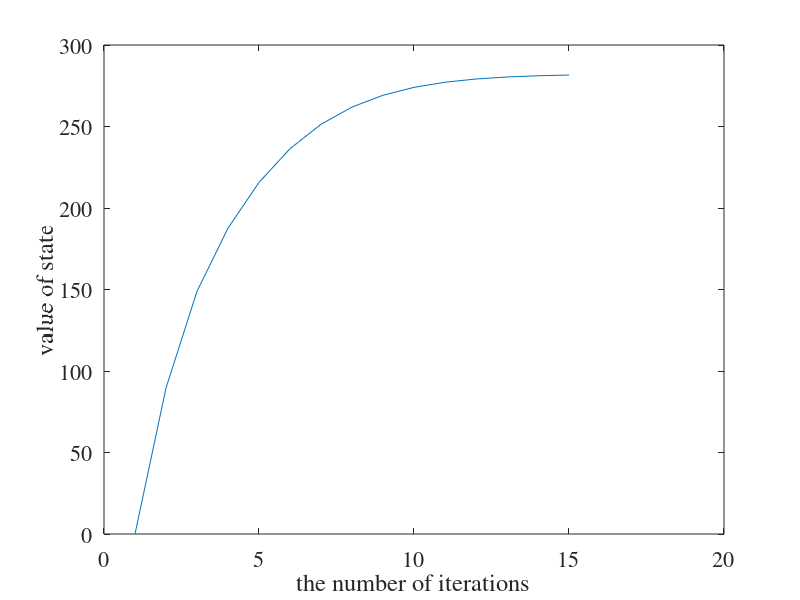
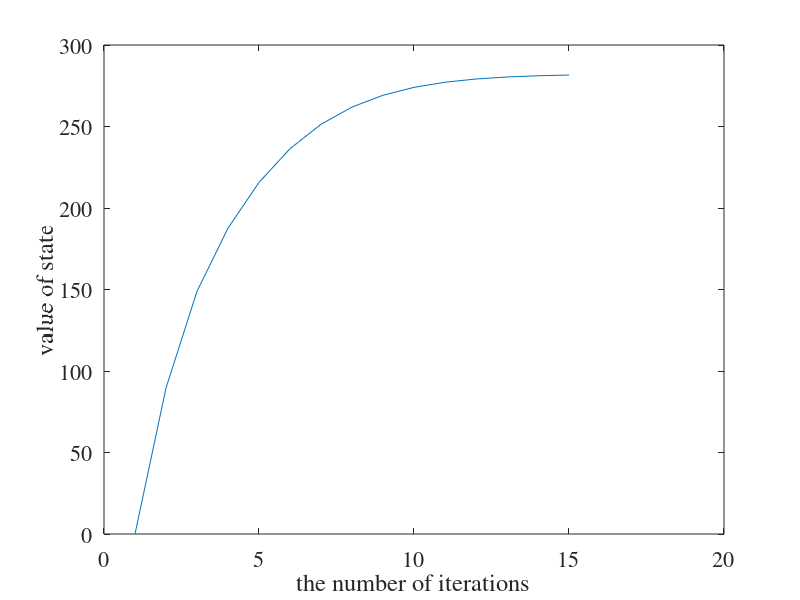
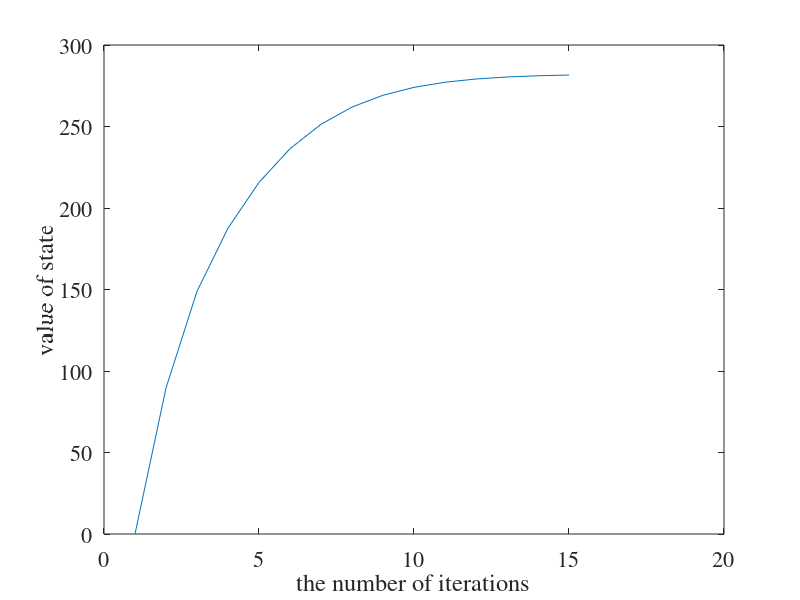
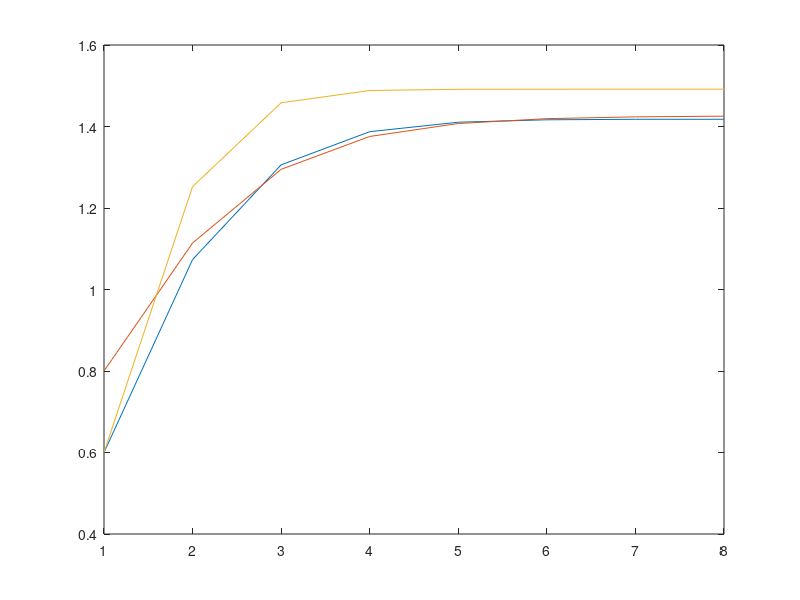

These figures' MATLAB source, in order: (Note: this script raises an error after producing the figures.)
function PlotPlot()
Resource_networking_max_unit=20;%SP全部的networking资源，这里的单位为Unit     20*100Mbps
Rescource_storage_max_unit=20;%SP全部的storage资源，这里的单位为Unit               20GB
Resource_computing_max_unit=20;%SP全部的computing资源，这里的单位为Unit    40CPU
Resource_max_unit=[Resource_networking_max_unit,Rescource_storage_max_unit,Resource_computing_max_unit];

delta_networking=1;%一个slice_request请求了1块networking资源 100Mbps
delta_storage=1;%一个slice_request分别请求了2块storage资源 1GB
delta_computing=2;%一个slice_request分别请求了1块computing资源 2CPU
%
delta_recourse=[delta_networking,delta_storage,delta_computing];
load singleData/Value_State_record.mat %figure 1
load singleData/price_record.mat %price iteration plot figure 2
load singleData/X_recourse_record.mat %X_recourse iteration plot figure 3
% size(Value_State_record)
% size(price_record)
% size(price_record)

%figure 5
load singleData/Phi
load singleData/Phi_Greedy.mat
load singleData/Phi_MMF.mat

load singleData/X_Recourse_Unit_Optimal.mat
load singleData/X_Recourse_Unit_Greedy.mat
load singleData/X_Recourse_Unit_MMF.mat

load singleData/Value_State.mat%最优值函数
load singleData/Price_Optimal.mat

load singleData/reward_optimal.mat;%价格 figure 4
load singleData/reward_Greedy.mat;
load singleData/reward_MMF.mat;
%%%%%%%%%%%%%%%%%%%%%%%%%%%%%%%%%%%%%%%%%%%%%%
%figure 1
%MDP value iteration process
%chose state=State_Space{1,1}
load singleData/State_Space;
state=State_Space{1,1};
[temp,value_state_iteration_times]=size(Value_State_record);
value_iteration_special_state=[];
for i =1:value_state_iteration_times
    value_iteration_special_state=[value_iteration_special_state,Value_State_record{i}(1,1)];
end

iteration_times=[];

for i=1:length(value_iteration_special_state)
    iteration_times=[iteration_times,i];
end

figure(1)
plot(iteration_times,value_iteration_special_state);
%axis([1,30,0 800])
set(gca,'fontname','times') 
set(gca,'fontsize',16)
%title('the iteration of value state')
xlabel('the number of iterations')
ylabel('value of state')
saveas(gca,"./Figure/iterationOfValueState.fig");
saveas(gca,"./Figure/iterationOfValueState.eps",'epsc' );
saveas(gca,"./Figure/iterationOfValueState.png");

% %%%%%%%%%%%%%%%%%%%%%%%%%%%%%%%%%%%%%%%%%%%%%%%%%%%%%%%%%%%%%%%%%%%%%%%%%%%%%%%
%figure 2
%game iteration price change
%choose state = State_Space{1,1}
%choose first resource
price_iteration=price_record{1,1};
price_iteration_x_axis=[];
for i=1:length(price_iteration)
    price_iteration_x_axis=[price_iteration_x_axis,i];
end

networking_price_iteration=[];
storage_price_iteration=[];
computing_price_iteration=[];
for i=1:length(price_iteration)
    networking_price_iteration=[networking_price_iteration,price_iteration{i}(1)];
    storage_price_iteration=[storage_price_iteration,price_iteration{i}(2)];
    computing_price_iteration=[computing_price_iteration,price_iteration{i}(3)];
    
end


figure(2)
p=plot(price_iteration_x_axis,networking_price_iteration,...
    price_iteration_x_axis,storage_price_iteration,...
    price_iteration_x_axis,computing_price_iteration);
p(1).LineWidth=1;
p(1).LineStyle='-';
p(1).Marker='o';
p(2).LineWidth=1;
p(2).LineStyle='-';
p(2).Marker='s';
p(3).LineWidth=1;
p(3).LineStyle='-';
p(3).Marker='x';
axis( [1 8 0.6 1.6] )
set(1,'DefaultAxesLineStyleOrder',{'-o',':s','--+'})
%title('the iteration of price')
xlabel('the number of iterations')
ylabel('price')
legend('networking','storage','computing','Location','southeast')
set(gca,'fontname','times') 
set(gca,'fontsize',16')
saveas(gca,"./Figure/iterationOfPrice.fig");
saveas(gca,"./Figure/iterationOfPrice.eps", 'epsc');
saveas(gca,"./Figure/iterationOfPrice.png");

%%%%%%%%%%%%%%%%%%%%%%%%%%%%%%%%%%%%%%%%%%%%%%%%%%%%%%%%%%%%%%%%%%%%%%%%%%%%%%%
%figure 3
X_iteration=X_recourse_record{1,1};
X_iteration_x_axis=[];
for i=1:length(X_iteration)
    X_iteration_x_axis=[X_iteration_x_axis,i];
end

networking_X_iteration=[];
storage_X_iteration=[];
computing_X_iteration=[];
for i=1:length(X_iteration)
    networking_X_iteration=[networking_X_iteration,X_iteration{i}(1)];
    storage_X_iteration=[storage_X_iteration,X_iteration{i}(2)];
    computing_X_iteration=[computing_X_iteration,X_iteration{i}(3)]; 
end
figure(3)
p3=plot(X_iteration_x_axis,networking_X_iteration,...
    X_iteration_x_axis,storage_X_iteration,...
    X_iteration_x_axis,computing_X_iteration);
axis( [1 8 0.5 4] )
p3(1).LineWidth=1;
p3(1).LineStyle='-';
p3(1).Marker='o';
p3(2).LineWidth=1;
p3(2).LineStyle='-';
p3(2).Marker='s';
p3(3).LineWidth=1;
p3(3).LineStyle='-';
p3(3).Marker='x';

%title('the iteration of x')
xlabel('the number of iterations')
ylabel('$x_{i,j,z}(t)$','Interpreter','LaTex')
set(gca,'fontname','times') 
set(gca,'fontsize',16')
legend('networking','storage','computing','Location','northeast')
saveas(gca,"./Figure/iterationOfX.fig");
saveas(gca,"./Figure/iterationOfX.eps", 'epsc' );
saveas(gca,"./Figure/iterationOfX.png");


%figure 4
%3-D bar
figure(4)
reward_optimal_new=fliplr(reward_optimal(6:15,1:10));


h=bar3(reward_optimal_new)
pos=axis;
xlabel({'   avaliable' 'resource(%)   '},'position',[6 13 0])
ylabel('request number','position',[-1 8 0])
zlabel('reward')
%colormap('Winter')
%title('reward of optimal')
% %colorbar
% %set(h,{'cdata'},cellfun(@(z)kron(z(2:6:end,2:3),ones(6,2)),get(h,'ZData'),'un',0))
set(gca,'xticklabel',{'  ','20','  ','  ','  ','60','  ','  ','  ','100'});
set(gca,'yticklabel',{'1','  ','  ','  ','5',' ','  ','  ','  ','10'});

set(gca,'fontname','times') 
set(gca,'fontsize',16')
saveas(gca,"./Figure/reward_of_optimal.fig");
saveas(gca,"./Figure/reward_of_optimal.eps", 'epsc' );
saveas(gca,"./Figure/reward_of_optimal.png");

%figure 5
%the percentage of allocate request
%choose the resource max situation(in fact, the situtation can be choosed
%randomly.
%the number of choosen is Phi, Phi_Greedy, Phi_MMF
%Phi(:,20) the number is from 30~10
%%%%%%%%%%%%%%%%%%%%%%%%%%%%%%%%%%

optimal_number=Phi(1:11,1)';
Greedy_number=Phi_Greedy(1:11,1)';
MMF_number=Phi_MMF(1:11,1)';
optimal_X_resource=X_Recourse_Unit_Optimal(1:11,1)';
Greedy_X_resource=X_Recourse_Unit_Greedy(1:11,1)';
MMF_X_resource=X_Recourse_Unit_MMF(1:11,1)';

%only use first resource

optimal_percentage=[];
Greedy_percentage=[];
MMF_percentage=[];
max_number=state(1);
for i =1:length(optimal_number)
    
    state=State_Space{i,1};
    optimal_resource=optimal_X_resource{i};
    Greedy_resource=Greedy_X_resource{i};
    MMF_resource=MMF_X_resource{i};
    optimal_percentage(i)=100*(optimal_number(i)*delta_recourse(1)*optimal_resource(1)/Resource_max_unit(1));
    Greedy_percentage(i)=100*(Greedy_number(i)*delta_recourse(1)*Greedy_resource(1)/Resource_max_unit(1));
    MMF_percentage(i)=100*(MMF_number(i)*delta_recourse(1)*MMF_resource(1)/Resource_max_unit(1));
end
optimal_percentage=fliplr(optimal_percentage)./100;
Greedy_percentage=fliplr(Greedy_percentage)./100;
MMF_percentage=fliplr(MMF_percentage)./100;

barNumber=[];
number=5:1:15;
% for i=1:length(number)
%  
%     barNumber=[barNumber
%         number(i),number(i),number(i)];
% end
% bar_percentage=[];
% for i=1:length(number)
%     bar_percentage=[bar_percentage
%         optimal_percentage(i),Greedy_percentage(i),MMF_percentage(i)];
% end
% 
figure(5)
%p5=bar(barNumber,bar_percentage);
p5=plot(number,optimal_percentage,number,Greedy_percentage,number,MMF_percentage);
p5(1).LineWidth=1;
p5(1).LineStyle='-';
p5(1).Marker='o';
p5(2).LineWidth=1;
p5(2).LineStyle='-';
p5(2).Marker='s';
p5(3).LineWidth=1;
p5(3).LineStyle='-';
p5(3).Marker='x';
% 
xlabel('request number')
ylabel('admissible ratio')
legend({'OAR','Greedy','MMF'},'location','southwest')
set(gca,'fontname','times') 
set(gca,'fontsize',16')
saveas(gca,"./Figure/allocatedPercentage.fig");
saveas(gca,"./Figure/allocatedPercentage.eps", 'epsc' );
saveas(gca,"./Figure/allocatedPercentage.png");

figure(6)

optimal_reward=reward_optimal(1:15,5)';
Greedy_reward=reward_Greedy(1:15,5)';
MMF_reward=reward_MMF(1:15,5)';
number=1:1:15;
optimal_reward=fliplr(optimal_reward);
Greedy_reward=fliplr(Greedy_reward);
MMF_reward=fliplr(MMF_reward);
p6=plot(number,optimal_reward,number,Greedy_reward,number,MMF_reward);
p6(1).LineWidth=1;
p6(1).LineStyle='-';
p6(1).Marker='o';
p6(2).LineWidth=1;
p6(2).LineStyle='-';
p6(2).Marker='s';
p6(3).LineWidth=1;
p6(3).LineStyle='-';
p6(3).Marker='x';
axis([1,10,0,200])
xlabel('request number')
ylabel('reward')
legend({'OAR','Greedy','MMF'},'location','southwest')
set(gca,'fontname','times') 
set(gca,'fontsize',16')
barNumber=[];

% for i=1:length(number)
%  
%     barNumber=[barNumber
%         number(i),number(i),number(i)];
% end
% bar_reward=[];
% for i=1:length(number)
%     bar_reward=[bar_reward
%         optimal_reward(i),Greedy_reward(i),MMF_reward(i)];
% end
% p6=bar(barNumber,bar_reward);
% xlabel('request number')
% ylabel('reward')
% legend('optimal','Greedy','MMF')
%grid on
saveas(gca,"./Figure/RewardCompare.fig");
saveas(gca,"./Figure/RewardCompare.eps" , 'epsc');
saveas(gca,"./Figure/RewardCompare.png");



figure(7)

optimal_reward=reward_optimal(1,:);
Greedy_reward=reward_Greedy(1,:);
MMF_reward=reward_MMF(1,:);
number=1:1:11;
optimal_reward=fliplr(optimal_reward);
Greedy_reward=fliplr(Greedy_reward);
MMF_reward=fliplr(MMF_reward);
p7=plot(number,optimal_reward,number,Greedy_reward,number,MMF_reward);
p7(1).LineWidth=1;
p7(1).LineStyle='-';
p7(1).Marker='o';
p7(2).LineWidth=1;
p7(2).LineStyle='-';
p7(2).Marker='s';
p7(3).LineWidth=1;
p7(3).LineStyle='-';
p7(3).Marker='x';
xlabel('percentage(%)')
ylabel('reward')
axis([1,10,-50,200])
legend({'OAR','Greedy','MMF'},'location','northwest')
set(gca,'xticklabel',{'20','40','60','80', '100'});
set(gca,'fontname','times') 
set(gca,'fontsize',16')
barNumber=[];

% for i=1:length(number)
%  
%     barNumber=[barNumber
%         number(i),number(i),number(i)];
% end
% bar_reward=[];
% for i=1:length(number)
%     bar_reward=[bar_reward
%         optimal_reward(i),Greedy_reward(i),MMF_reward(i)];
% end
% p6=bar(barNumber,bar_reward);
% xlabel('request number')
% ylabel('reward')
% legend('optimal','Greedy','MMF')
%grid on
saveas(gca,"./Figure/RewardCompare_resource.fig");
saveas(gca,"./Figure/RewardCompare_resource.eps", 'epsc' );
saveas(gca,"./Figure/RewardCompare_resource.png");

end
